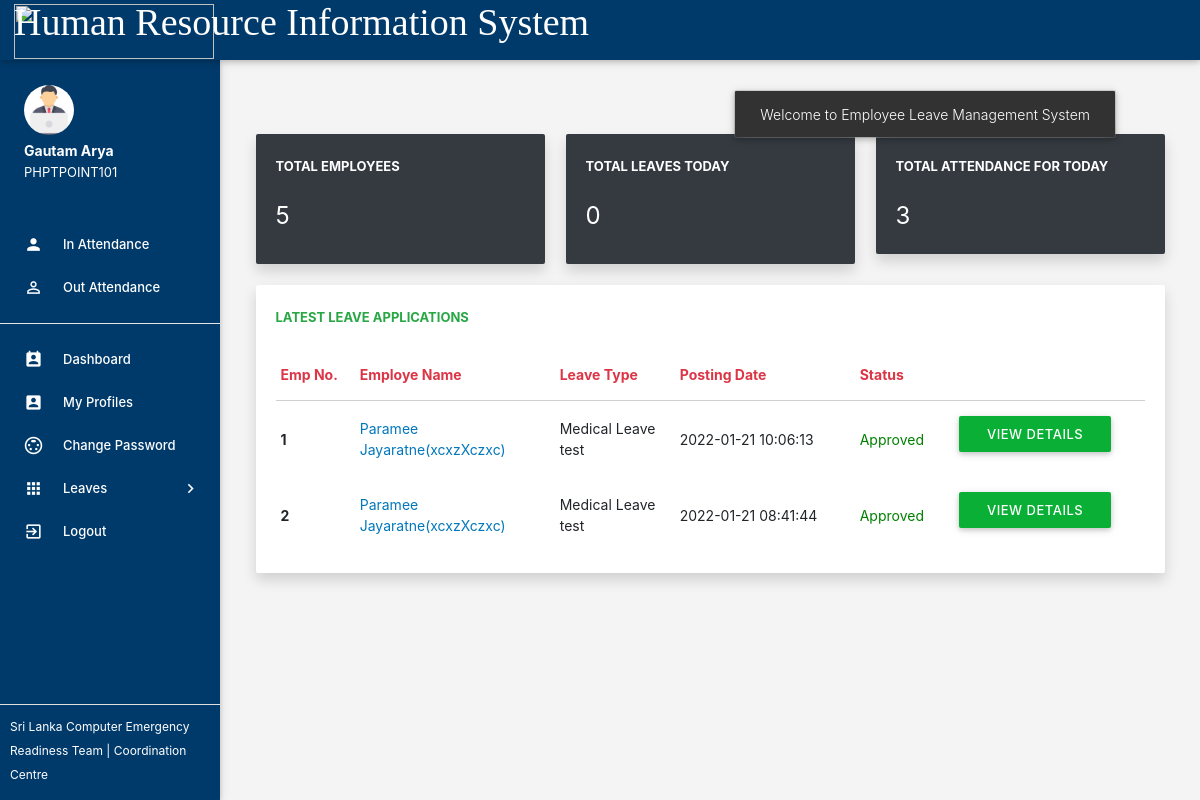
The page /dashboard.php (signed in) on the database its author committed.
### tables this page shows
CREATE TABLE `tblemployees` (
  `id` int(11) NOT NULL,
  `EmpId` varchar(100) NOT NULL,
  `NamewithInitials` varchar(20) NOT NULL,
  `FirstName` varchar(150) NOT NULL,
  `LastName` varchar(150) NOT NULL,
  `EmailId` varchar(200) NOT NULL,
  `Password` varchar(180) NOT NULL,
  `Gender` varchar(100) NOT NULL,
  `Dob` varchar(100) NOT NULL,
  `Team` varchar(255) NOT NULL,
  `DOJ` varchar(200) NOT NULL,
  `Designation` varchar(1000) NOT NULL,
  `Qualifications` varchar(1000) NOT NULL,
  `Supervisor` varchar(150) NOT NULL,
  `Address` varchar(100) NOT NULL,
  `Phonenumber` char(11) NOT NULL,
  `Status` int(1) NOT NULL,
  `RegDate` timestamp NOT NULL DEFAULT current_timestamp()
);

CREATE TABLE `tblleaves` (
  `id` int(11) NOT NULL,
  `LeaveType` varchar(110) NOT NULL,
  `ToDate` varchar(120) NOT NULL,
  `FromDate` varchar(120) NOT NULL,
  `DIFF` int(11) NOT NULL,
  `Description` mediumtext NOT NULL,
  `PostingDate` timestamp NOT NULL DEFAULT current_timestamp(),
  `AdminRemark` mediumtext DEFAULT NULL,
  `AdminRemarkDate` varchar(120) DEFAULT NULL,
  `Status` int(1) NOT NULL,
  `IsRead` int(1) NOT NULL,
  `empid` int(11) DEFAULT NULL
);

### dashboard.php (the view, shortened to what this page needs)
<?php
include('includes/config.php');
if(strlen($_SESSION['emplogin'])==0)
    {
header('location:index.php');
}
else{
?>
<!DOCTYPE html>
<html lang="en">
    <head>
        <link rel="stylesheet" href="https://maxcdn.bootstrapcdn.com/bootstrap/4.5.0/css/bootstrap.min.css">
        <link type="text/css" rel="stylesheet" href="../assets/plugins/materialize/css/materialize.css"/>
        <link href="../assets/plugins/metrojs/MetroJs.min.css" rel="stylesheet">
        <link href="../assets/plugins/weather-icons-master/css/weather-icons.min.css" rel="stylesheet">
        <link href="../assets/css/alpha.min.css" rel="stylesheet" type="text/css"/>
        <link href="../assets/css/style.css" rel="stylesheet" type="text/css"/>
    </head>
    <body>
           <?php include('includes/header.php');?>
       <?php include('includes/sidebar.php');?>
            <main class="mn-inner mt-5">
                <div class="">
                    <div class="row no-m-t no-m-b">
                    <div class="col s12 m12 col-md-4 l4">
                        <div class="card stats-card border-0 shadow bg-dark ">
                            <div class="card-content">
                                <span class="card-title text-white">Total Employees</span>
                                <span class="stats-counter text-white">
<?php
$sql = "SELECT id from tblemployees";
$query = $dbh -> prepare($sql);
$query->execute();
$empcount=$query->rowCount();
?>
                                    <span class="counter"><?php echo htmlentities($empcount);?></span></span>
                            </div>
                            <div id="sparkline-bar"></div>
                        </div>
                    </div>
                        <div class="col s12 m12 col-md-4 l4">
                        <div class="card stats-card border-0 shadow bg-dark">
                            <div class="card-content">
                                <span class="card-title text-white">Total Leaves Today</span>
    <?php
$sql = "SELECT id FROM `tblleaves` WHERE CURDATE() between `FromDate` and `ToDate`";
$query = $dbh -> prepare($sql);
$query->execute();
$dptcount=$query->rowCount();
?>
                                <span class="stats-counter text-white"><span class="counter"><?php echo htmlentities($dptcount);?></span></span>
                            </div>
                            <div id="sparkline-bar"></div>
                        </div>
                    </div>
                    <div class="col s12 m12 col-md-4 l4">
                        <div class="card stats-card border-0 shadow bg-dark">
                            <div class="card-content">
                                <span class="card-title text-white">Total Attendance For Today</span>
                                    <?php
$sql = "SELECT id from  tblleavetype";
$query = $dbh -> prepare($sql);
$query->execute();
$leavtypcount=$query->rowCount();
$sql1 = "SELECT id FROM `tblleaves` WHERE CURDATE() between `FromDate` and `ToDate`";
$query1 = $dbh -> prepare($sql1);
$query1->execute();
$dptcount1=$query1->rowCount();
$sum_total = $leavtypcount - $dptcount1;
?>
                                <span class="stats-counter text-white"><span class="counter"><?php echo htmlentities($sum_total);?></span></span>
                            </div>
                            </div>
                        </div>
                    </div>
                </div>
                    <div class="row no-m-t no-m-b">
                        <div class="col s12 m12 l12 col-md-12">
                            <div class="card invoices-card border-0 shadow">
                                <div class="card-content">
                                    <span class="card-title text-success">Latest Leave Applications</span>
                             <table id="example" class="display responsive-table bg-transparent">
                                    <thead>
                                        <tr>
                                            <th class="text-danger">Emp No.</th>
                                            <th width="200" class="text-danger">Employe Name</th>
                                            <th width="120" class="text-danger">Leave Type</th>
                                             <th width="180" class="text-danger">Posting Date</th>
                                            <th class="text-danger">Status</th>
                                        </tr>
                                    </thead>
                                    <tbody>
<?php $sql = "SELECT tblleaves.id as lid,tblemployees.FirstName,tblemployees.LastName,tblemployees.EmpId,tblemployees.id,tblleaves.LeaveType,tblleaves.PostingDate,tblleaves.Status from tblleaves join tblemployees on tblleaves.empid=tblemployees.id order by lid desc limit 6";
$query = $dbh -> prepare($sql);
$query->execute();
$results=$query->fetchAll(PDO::FETCH_OBJ);
$cnt=1;
if($query->rowCount() > 0)
{
foreach($results as $result)
{
      ?>
                                        <tr>
                                            <td> <b><?php echo htmlentities($cnt);?></b></td>
                                              <td><a href="editemployee.php?empid=<?php echo htmlentities($result->id);?>" target="_blank"><?php echo htmlentities($result->FirstName." ".$result->LastName);?>(<?php echo htmlentities($result->EmpId);?>)</a></td>
                                            <td><?php echo htmlentities($result->LeaveType);?></td>
                                            <td><?php echo htmlentities($result->PostingDate);?></td>
                                                                       <td><?php $stats=$result->Status;
if($stats==1){
                                             ?>
                                                 <span style="color: green">Approved</span>
                                                 <?php } if($stats==2)  { ?>
                                                <span style="color: red">Not Approved</span>
                                                 <?php } if($stats==0)  { ?>
 <span style="color: blue">waiting for approval</span>
 <?php } ?>
                                             </td>
          <td>
           <td><a href="leave-details.php?leaveid=<?php echo htmlentities($result->lid);?>" class="waves-effect waves-light btn blue m-b-xs"  > View Details</a></td>
                                    </tr>
                                         <?php $cnt++;} }?>
                                    </tbody>
                                </table>
                                </div>
                            </div>
                        </div>
                    </div>
                </div>
    </body>
</html>
<?php } ?>

### includes/sidebar.php (shortened to what this page needs)
     <aside id="slide-out" class="side-nav white fixed">
                <div class="side-nav-wrapper" style="background-color: #003A6B">
                    <div class="sidebar-profile">
                        <div class="sidebar-profile-image">
<?php
$eid=$_SESSION['eid'];
$sql = "SELECT * from  tblemployees where id=:eid AND Gender='Male'";
$query = $dbh -> prepare($sql);
$query->bindParam(':eid',$eid,PDO::PARAM_STR);
$query->execute();
$results=$query->fetchAll(PDO::FETCH_OBJ);
if($results) {
?>
					<img src="assets/images/3616927.jpg" class="circle" alt="">
<?php } ?>
                        </div>
                        <div class="sidebar-profile-info" >
					<?php
$eid=$_SESSION['eid'];
$sql = "SELECT FirstName,LastName,EmpId from  tblemployees where id=:eid";
$query = $dbh -> prepare($sql);
$query->bindParam(':eid',$eid,PDO::PARAM_STR);
$query->execute();
$results=$query->fetchAll(PDO::FETCH_OBJ);
if($query->rowCount() > 0)
{
foreach($results as $result)
{               ?>
                                <p style="color:#FEFEFE"><?php echo htmlentities($result->FirstName." ".$result->LastName);?></p>
                                <span style="color:#FEFEFE"><?php echo htmlentities($result->EmpId)?></span>
                         <?php }} ?>
                        </div>
                    </div>
                <ul class="sidebar-menu collapsible collapsible-accordion" data-collapsible="accordion" >
				  <li class="no-padding" ><a class="waves-effect waves-grey" href="InAttendance.php" style="color:#FEFEFE" onMouseOver="this.style.color='black'"  onMouseOut="this.style.color='#FEFEFE'"><i class="material-icons" style="color:#FEFEFE">person</i>In Attendance</a></li>
  <li class="no-padding" ><a class="waves-effect waves-grey" href="Out-Attendance.php" style="color:#FEFEFE" onMouseOver="this.style.color='black'"  onMouseOut="this.style.color='#FEFEFE'"><i class="material-icons" style="color:#FEFEFE">person_outline</i>Out Attendance</a></li>
<hr size="1" width="100%" color="white">
  <li class="no-padding" ><a class="waves-effect waves-grey" href="adashboard.php"  style="color:#FEFEFE"  onMouseOver="this.style.color='black'"  onMouseOut="this.style.color='#FEFEFE'"><i class="material-icons" style="color:#FEFEFE"  >perm_contact_calendar</i>Dashboard</a></li>
  <li class="no-padding" ><a class="waves-effect waves-grey" href="myprofile.php" style="color:#FEFEFE" onMouseOver="this.style.color='black'"  onMouseOut="this.style.color='#FEFEFE'"><i class="material-icons" style="color:#FEFEFE">account_box</i>My Profiles</a></li>
  <li class="no-padding" ><a class="waves-effect waves-grey" href="emp-changepassword.php" style="color:#FEFEFE" onMouseOver="this.style.color='black'"  onMouseOut="this.style.color='#FEFEFE'"><i class="material-icons" style="color:#FEFEFE">settings_input_svideo</i>Change Password</a></li>
                    <li class="no-padding">
                        <a class="collapsible-header waves-effect waves-grey" style="color:#FEFEFE" onMouseOver="this.style.color='black'"  onMouseOut="this.style.color='#FEFEFE'"><i class="material-icons" style="color:#FEFEFE">apps</i>Leaves<i class="nav-drop-icon material-icons" style="color:#FEFEFE">keyboard_arrow_right</i></a>
                    </li>
                  <li class="no-padding">
                                <a class="waves-effect waves-grey" href="logout.php" style="color:#FEFEFE" onMouseOver="this.style.color='black'"  onMouseOut="this.style.color='#FEFEFE'"><i class="material-icons" style="color:#FEFEFE">exit_to_app</i>Logout</a>
                            </li>
                </ul>
                <div class="footer" style="padding:10px">
                    <p class="copyright" style="font-size:12px;color:#FEFEFE" > Sri Lanka Computer Emergency Readiness Team | Coordination Centre</p>
                </div>
                </div>
            </aside>

### assets/css/style.css (style rules this page uses)
.btn { background:#09b035!important; }

### rows shown on the page
tblemployees: FirstName+LastName "Gautam Arya", EmpId "PHPTPOINT101"
tblleaves: tblemployees.FirstName+LastName "Paramee Jayaratne", tblemployees.EmpId "xcxzXczxc", LeaveType "Medical Leave test", PostingDate "2022-01-21 10:06:13", Status "Approved"
tblleaves: tblemployees.FirstName+LastName "Paramee Jayaratne", tblemployees.EmpId "xcxzXczxc", LeaveType "Medical Leave test", PostingDate "2022-01-21 08:41:44", Status "Approved"

### other values the page prints
$empcount "5"
$dptcount "0"
$sum_total "3"
